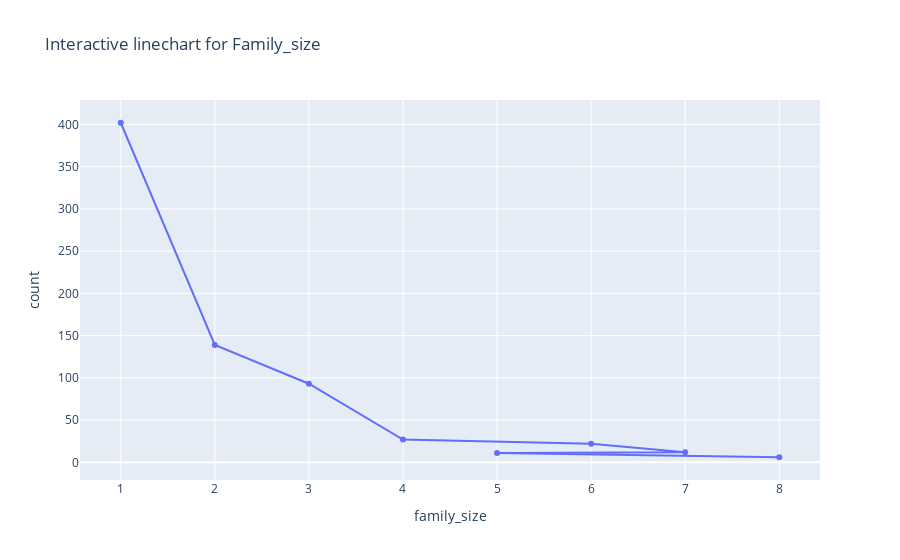

Notebook cell for this chart:
### Code cell
fig=px.line(df_size,x='family_size',y='count',markers=True,title='Interactive linechart for Family_size')
fig.update_traces(hovertemplate='family_size:%{x}<br>count:%{y}')

### Figure 1 — Plotly figure (JSON) as saved in the notebook; plotly's stock layout.template omitted (floating-point values rounded to 4 significant figures)
{"data": [{"hovertemplate": "family_size:%{x}<br>count:%{y}", "legendgroup": "", "line": {"color": "#636efa", "dash": "solid"}, "marker": {"symbol": "circle"}, "mode": "lines+markers", "name": "", "orientation": "v", "showlegend": false, "type": "scatter", "x": [1, 2, 3, 4, 6, 7, 5, 8], "xaxis": "x", "y": [402, 139, 93, 27, 22, 12, 11, 6], "yaxis": "y"}], "layout": {"legend": {"tracegroupgap": 0}, "title": {"text": "Interactive linechart for Family_size"}, "xaxis": {"anchor": "y", "domain": [0, 1], "title": {"text": "family_size"}}, "yaxis": {"anchor": "x", "domain": [0, 1], "title": {"text": "count"}}}}
